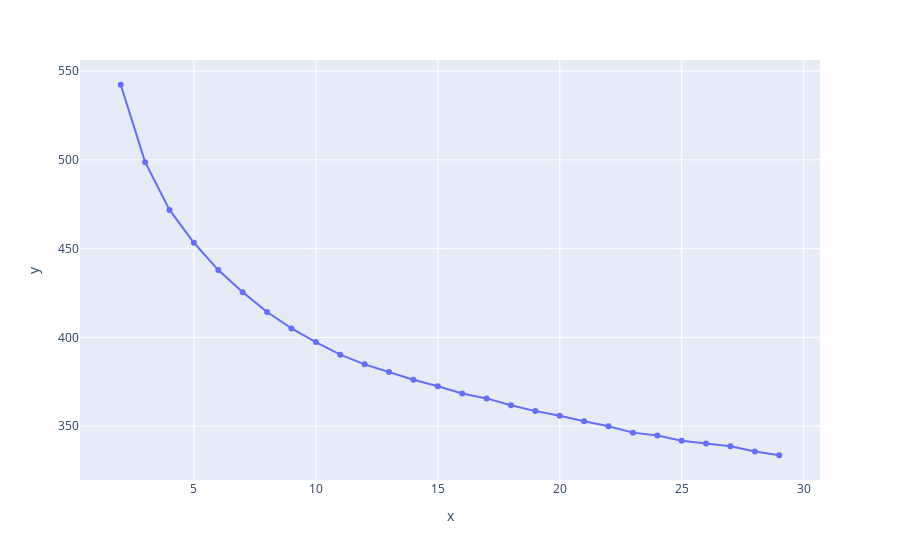

This figure's notebook cell:
### Code cell
inertia_plotter(ner_doc2vec_td_matrix,30)

### Figure 1 — Plotly figure (JSON) as saved in the notebook; plotly's stock layout.template omitted (floating-point values rounded to 4 significant figures)
{"data": [{"hovertemplate": "x=%{x}<br>y=%{y}<extra></extra>", "legendgroup": "", "line": {"color": "#636efa", "dash": "solid"}, "marker": {"symbol": "circle"}, "mode": "lines+markers", "name": "", "orientation": "v", "showlegend": false, "type": "scatter", "x": [2, 3, 4, 5, 6, 7, 8, 9, 10, 11, 12, 13, 14, 15, 16, 17, 18, 19, 20, 21, 22, 23, 24, 25, 26, 27, 28, 29], "xaxis": "x", "y": [542.3, 498.7, 471.8, 453.3, 437.9, 425.5, 414.3, 405.0, 397.4, 390.2, 384.8, 380.5, 376.1, 372.5, 368.4, 365.6, 361.8, 358.5, 355.8, 352.7, 350.0, 346.3, 344.7, 341.7, 340.2, 338.7, 335.7, 333.6], "yaxis": "y"}], "layout": {"legend": {"tracegroupgap": 0}, "margin": {"t": 60}, "xaxis": {"anchor": "y", "domain": [0, 1], "title": {"text": "x"}}, "yaxis": {"anchor": "x", "domain": [0, 1], "title": {"text": "y"}}}}
